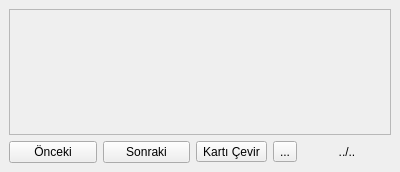
<?xml version="1.0" encoding="UTF-8"?>
<ui version="4.0">
 <class>Form</class>
 <widget class="QWidget" name="Form">
  <property name="windowModality">
   <enum>Qt::NonModal</enum>
  </property>
  <property name="geometry">
   <rect>
    <x>0</x>
    <y>0</y>
    <width>400</width>
    <height>172</height>
   </rect>
  </property>
  <property name="windowTitle">
   <string>Kelime Öğrenme Kartı</string>
  </property>
  <property name="windowIcon">
   <iconset>
    <normaloff>../../../../../../usr/kde/3.5/share/icons/crystalsvg/32x32/apps/abiword.png</normaloff>../../../../../../usr/kde/3.5/share/icons/crystalsvg/32x32/apps/abiword.png</iconset>
  </property>
  <layout class="QGridLayout">
   <property name="margin">
    <number>9</number>
   </property>
   <property name="spacing">
    <number>6</number>
   </property>
   <item row="1" column="4">
    <widget class="QLabel" name="label">
     <property name="text">
      <string>../..</string>
     </property>
     <property name="alignment">
      <set>Qt::AlignCenter</set>
     </property>
    </widget>
   </item>
   <item row="0" column="0" colspan="5">
    <widget class="QLabel" name="lbKart">
     <property name="font">
      <font>
       <family>Sans Serif</family>
       <pointsize>20</pointsize>
      </font>
     </property>
     <property name="autoFillBackground">
      <bool>true</bool>
     </property>
     <property name="frameShape">
      <enum>QFrame::StyledPanel</enum>
     </property>
     <property name="frameShadow">
      <enum>QFrame::Raised</enum>
     </property>
     <property name="text">
      <string/>
     </property>
     <property name="pixmap">
      <pixmap/>
     </property>
     <property name="alignment">
      <set>Qt::AlignCenter</set>
     </property>
     <property name="textInteractionFlags">
      <set>Qt::LinksAccessibleByMouse|Qt::TextSelectableByMouse</set>
     </property>
    </widget>
   </item>
   <item row="1" column="3">
    <widget class="QToolButton" name="toolButton">
     <property name="cursor">
      <cursorShape>ForbiddenCursor</cursorShape>
     </property>
     <property name="toolTip">
      <string>Pencereyi Kapat</string>
     </property>
     <property name="statusTip">
      <string/>
     </property>
     <property name="text">
      <string>...</string>
     </property>
     <property name="icon">
      <iconset resource="ikonlar.qrc">
       <normaloff>:/ikonlar/ikonlar/agt_stop.png</normaloff>:/ikonlar/ikonlar/agt_stop.png</iconset>
     </property>
    </widget>
   </item>
   <item row="1" column="2">
    <widget class="QToolButton" name="btCevir">
     <property name="autoFillBackground">
      <bool>false</bool>
     </property>
     <property name="text">
      <string>Kartı Çevir</string>
     </property>
     <property name="icon">
      <iconset resource="ikonlar.qrc">
       <normaloff>:/ikonlar/ikonlar/kartmodu2.png</normaloff>:/ikonlar/ikonlar/kartmodu2.png</iconset>
     </property>
     <property name="toolButtonStyle">
      <enum>Qt::ToolButtonTextBesideIcon</enum>
     </property>
    </widget>
   </item>
   <item row="1" column="1">
    <widget class="QPushButton" name="digerKart">
     <property name="text">
      <string>Sonraki</string>
     </property>
     <property name="icon">
      <iconset resource="ikonlar.qrc">
       <normaloff>:/ikonlar/ikonlar/1rightarrow.png</normaloff>:/ikonlar/ikonlar/1rightarrow.png</iconset>
     </property>
    </widget>
   </item>
   <item row="1" column="0">
    <widget class="QPushButton" name="pBOnceki">
     <property name="text">
      <string>Önceki</string>
     </property>
     <property name="icon">
      <iconset resource="ikonlar.qrc">
       <normaloff>:/ikonlar/ikonlar/player_rew.png</normaloff>:/ikonlar/ikonlar/player_rew.png</iconset>
     </property>
    </widget>
   </item>
  </layout>
 </widget>
 <tabstops>
  <tabstop>pBOnceki</tabstop>
  <tabstop>digerKart</tabstop>
  <tabstop>btCevir</tabstop>
  <tabstop>toolButton</tabstop>
 </tabstops>
 <resources>
  <include location="ikonlar.qrc"/>
 </resources>
 <connections>
  <connection>
   <sender>toolButton</sender>
   <signal>clicked()</signal>
   <receiver>Form</receiver>
   <slot>close()</slot>
   <hints>
    <hint type="sourcelabel">
     <x>333</x>
     <y>154</y>
    </hint>
    <hint type="destinationlabel">
     <x>163</x>
     <y>89</y>
    </hint>
   </hints>
  </connection>
 </connections>
</ui>
